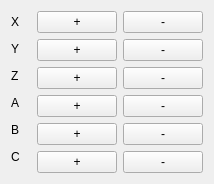
       <widget class="QWidget" name="ToolTab">
        <attribute name="title">
         <string>Tool</string>
        </attribute>
        <layout class="QHBoxLayout" name="horizontalLayout_5">
         <item>
          <layout class="QVBoxLayout" name="verticalLayout_15">
           <item>
            <widget class="QLabel" name="label_ToolX">
             <property name="sizePolicy">
              <sizepolicy hsizetype="Fixed" vsizetype="Fixed">
               <horstretch>0</horstretch>
               <verstretch>0</verstretch>
              </sizepolicy>
             </property>
             <property name="minimumSize">
              <size>
               <width>20</width>
               <height>20</height>
              </size>
             </property>
             <property name="maximumSize">
              <size>
               <width>20</width>
               <height>20</height>
              </size>
             </property>
             <property name="text">
              <string>X</string>
             </property>
            </widget>
           </item>
           <item>
            <widget class="QLabel" name="label_ToolY">
             <property name="sizePolicy">
              <sizepolicy hsizetype="Fixed" vsizetype="Fixed">
               <horstretch>0</horstretch>
               <verstretch>0</verstretch>
              </sizepolicy>
             </property>
             <property name="minimumSize">
              <size>
               <width>20</width>
               <height>20</height>
              </size>
             </property>
             <property name="maximumSize">
              <size>
               <width>20</width>
               <height>20</height>
              </size>
             </property>
             <property name="text">
              <string>Y</string>
             </property>
            </widget>
           </item>
           <item>
            <widget class="QLabel" name="label_ToolZ">
             <property name="sizePolicy">
              <sizepolicy hsizetype="Fixed" vsizetype="Fixed">
               <horstretch>0</horstretch>
               <verstretch>0</verstretch>
              </sizepolicy>
             </property>
             <property name="minimumSize">
              <size>
               <width>20</width>
               <height>20</height>
              </size>
             </property>
             <property name="maximumSize">
              <size>
               <width>20</width>
               <height>20</height>
              </size>
             </property>
             <property name="text">
              <string>Z</string>
             </property>
            </widget>
           </item>
           <item>
            <widget class="QLabel" name="label_ToolA">
             <property name="sizePolicy">
              <sizepolicy hsizetype="Fixed" vsizetype="Fixed">
               <horstretch>0</horstretch>
               <verstretch>0</verstretch>
              </sizepolicy>
             </property>
             <property name="minimumSize">
              <size>
               <width>20</width>
               <height>20</height>
              </size>
             </property>
             <property name="maximumSize">
              <size>
               <width>20</width>
               <height>20</height>
              </size>
             </property>
             <property name="text">
              <string>A</string>
             </property>
            </widget>
           </item>
           <item>
            <widget class="QLabel" name="label_ToolB">
             <property name="sizePolicy">
              <sizepolicy hsizetype="Fixed" vsizetype="Fixed">
               <horstretch>0</horstretch>
               <verstretch>0</verstretch>
              </sizepolicy>
             </property>
             <property name="minimumSize">
              <size>
               <width>20</width>
               <height>20</height>
              </size>
             </property>
             <property name="maximumSize">
              <size>
               <width>20</width>
               <height>20</height>
              </size>
             </property>
             <property name="text">
              <string>B</string>
             </property>
            </widget>
           </item>
           <item>
            <widget class="QLabel" name="label_ToolC">
             <property name="sizePolicy">
              <sizepolicy hsizetype="Fixed" vsizetype="Fixed">
               <horstretch>0</horstretch>
               <verstretch>0</verstretch>
              </sizepolicy>
             </property>
             <property name="minimumSize">
              <size>
               <width>20</width>
               <height>20</height>
              </size>
             </property>
             <property name="maximumSize">
              <size>
               <width>20</width>
               <height>20</height>
              </size>
             </property>
             <property name="text">
              <string>C</string>
             </property>
            </widget>
           </item>
          </layout>
         </item>
         <item>
          <layout class="QGridLayout" name="gridLayout_3">
           <item row="0" column="1">
            <widget class="QPushButton" name="PB_ToolX_minus">
             <property name="sizePolicy">
              <sizepolicy hsizetype="Fixed" vsizetype="Fixed">
               <horstretch>0</horstretch>
               <verstretch>0</verstretch>
              </sizepolicy>
             </property>
             <property name="minimumSize">
              <size>
               <width>0</width>
               <height>0</height>
              </size>
             </property>
             <property name="maximumSize">
              <size>
               <width>100</width>
               <height>16777215</height>
              </size>
             </property>
             <property name="text">
              <string>-</string>
             </property>
             <property name="autoRepeat">
              <bool>true</bool>
             </property>
            </widget>
           </item>
           <item row="4" column="0">
            <widget class="QPushButton" name="PB_ToolB_plus">
             <property name="sizePolicy">
              <sizepolicy hsizetype="Fixed" vsizetype="Fixed">
               <horstretch>0</horstretch>
               <verstretch>0</verstretch>
              </sizepolicy>
             </property>
             <property name="minimumSize">
              <size>
               <width>0</width>
               <height>20</height>
              </size>
             </property>
             <property name="maximumSize">
              <size>
               <width>100</width>
               <height>11111111</height>
              </size>
             </property>
             <property name="text">
              <string>+</string>
             </property>
             <property name="autoRepeat">
              <bool>true</bool>
             </property>
             <property name="autoRepeatDelay">
              <number>100</number>
             </property>
             <property name="autoRepeatInterval">
              <number>25</number>
             </property>
            </widget>
           </item>
           <item row="2" column="0">
            <widget class="QPushButton" name="PB_ToolZ_plus">
             <property name="sizePolicy">
              <sizepolicy hsizetype="Fixed" vsizetype="Fixed">
               <horstretch>0</horstretch>
               <verstretch>0</verstretch>
              </sizepolicy>
             </property>
             <property name="minimumSize">
              <size>
               <width>0</width>
               <height>0</height>
              </size>
             </property>
             <property name="maximumSize">
              <size>
               <width>100</width>
               <height>16777215</height>
              </size>
             </property>
             <property name="text">
              <string>+</string>
             </property>
             <property name="autoRepeat">
              <bool>true</bool>
             </property>
            </widget>
           </item>
           <item row="1" column="1">
            <widget class="QPushButton" name="PB_ToolY_minus">
             <property name="sizePolicy">
              <sizepolicy hsizetype="Fixed" vsizetype="Fixed">
               <horstretch>0</horstretch>
               <verstretch>0</verstretch>
              </sizepolicy>
             </property>
             <property name="minimumSize">
              <size>
               <width>0</width>
               <height>0</height>
              </size>
             </property>
             <property name="maximumSize">
              <size>
               <width>100</width>
               <height>16777215</height>
              </size>
             </property>
             <property name="text">
              <string>-</string>
             </property>
             <property name="autoRepeat">
              <bool>true</bool>
             </property>
            </widget>
           </item>
           <item row="5" column="1">
            <widget class="QPushButton" name="PB_ToolC_minus">
             <property name="sizePolicy">
              <sizepolicy hsizetype="Fixed" vsizetype="Fixed">
               <horstretch>0</horstretch>
               <verstretch>0</verstretch>
              </sizepolicy>
             </property>
             <property name="minimumSize">
              <size>
               <width>0</width>
               <height>0</height>
              </size>
             </property>
             <property name="maximumSize">
              <size>
               <width>100</width>
               <height>16777215</height>
              </size>
             </property>
             <property name="text">
              <string>-</string>
             </property>
             <property name="autoRepeat">
              <bool>true</bool>
             </property>
            </widget>
           </item>
           <item row="3" column="1">
            <widget class="QPushButton" name="PB_ToolA_minus">
             <property name="sizePolicy">
              <sizepolicy hsizetype="Fixed" vsizetype="Fixed">
               <horstretch>0</horstretch>
               <verstretch>0</verstretch>
              </sizepolicy>
             </property>
             <property name="minimumSize">
              <size>
               <width>0</width>
               <height>20</height>
              </size>
             </property>
             <property name="maximumSize">
              <size>
               <width>100</width>
               <height>16777215</height>
              </size>
             </property>
             <property name="text">
              <string>-</string>
             </property>
             <property name="autoRepeat">
              <bool>true</bool>
             </property>
             <property name="autoRepeatDelay">
              <number>100</number>
             </property>
             <property name="autoRepeatInterval">
              <number>25</number>
             </property>
            </widget>
           </item>
           <item row="4" column="1">
            <widget class="QPushButton" name="PB_ToolB_minus">
             <property name="sizePolicy">
              <sizepolicy hsizetype="Fixed" vsizetype="Fixed">
               <horstretch>0</horstretch>
               <verstretch>0</verstretch>
              </sizepolicy>
             </property>
             <property name="minimumSize">
              <size>
               <width>0</width>
               <height>20</height>
              </size>
             </property>
             <property name="maximumSize">
              <size>
               <width>100</width>
               <height>16777215</height>
              </size>
             </property>
             <property name="text">
              <string>-</string>
             </property>
             <property name="autoRepeat">
              <bool>true</bool>
             </property>
             <property name="autoRepeatDelay">
              <number>100</number>
             </property>
             <property name="autoRepeatInterval">
              <number>25</number>
             </property>
            </widget>
           </item>
           <item row="1" column="0">
            <widget class="QPushButton" name="PB_ToolY_plus">
             <property name="sizePolicy">
              <sizepolicy hsizetype="Fixed" vsizetype="Fixed">
               <horstretch>0</horstretch>
               <verstretch>0</verstretch>
              </sizepolicy>
             </property>
             <property name="minimumSize">
              <size>
               <width>0</width>
               <height>0</height>
              </size>
             </property>
             <property name="maximumSize">
              <size>
               <width>100</width>
               <height>16777215</height>
              </size>
             </property>
             <property name="text">
              <string>+</string>
             </property>
             <property name="autoRepeat">
              <bool>true</bool>
             </property>
            </widget>
           </item>
           <item row="5" column="0">
            <widget class="QPushButton" name="PB_ToolC_plus">
             <property name="sizePolicy">
              <sizepolicy hsizetype="Fixed" vsizetype="Fixed">
               <horstretch>0</horstretch>
               <verstretch>0</verstretch>
              </sizepolicy>
             </property>
             <property name="minimumSize">
              <size>
               <width>0</width>
               <height>0</height>
              </size>
             </property>
             <property name="maximumSize">
              <size>
               <width>100</width>
               <height>16777215</height>
              </size>
             </property>
             <property name="text">
              <string>+</string>
             </property>
             <property name="autoRepeat">
              <bool>true</bool>
             </property>
            </widget>
           </item>
           <item row="2" column="1">
            <widget class="QPushButton" name="PB_ToolZ_minus">
             <property name="sizePolicy">
              <sizepolicy hsizetype="Fixed" vsizetype="Fixed">
               <horstretch>0</horstretch>
               <verstretch>0</verstretch>
              </sizepolicy>
             </property>
             <property name="minimumSize">
              <size>
               <width>0</width>
               <height>0</height>
              </size>
             </property>
             <property name="maximumSize">
              <size>
               <width>100</width>
               <height>16777215</height>
              </size>
             </property>
             <property name="text">
              <string>-</string>
             </property>
             <property name="autoRepeat">
              <bool>true</bool>
             </property>
            </widget>
           </item>
           <item row="3" column="0">
            <widget class="QPushButton" name="PB_ToolA_plus">
             <property name="sizePolicy">
              <sizepolicy hsizetype="Expanding" vsizetype="Fixed">
               <horstretch>0</horstretch>
               <verstretch>0</verstretch>
              </sizepolicy>
             </property>
             <property name="minimumSize">
              <size>
               <width>0</width>
               <height>20</height>
              </size>
             </property>
             <property name="maximumSize">
              <size>
               <width>100</width>
               <height>16777215</height>
              </size>
             </property>
             <property name="text">
              <string>+</string>
             </property>
             <property name="autoRepeat">
              <bool>true</bool>
             </property>
             <property name="autoRepeatDelay">
              <number>100</number>
             </property>
             <property name="autoRepeatInterval">
              <number>25</number>
             </property>
            </widget>
           </item>
           <item row="0" column="0">
            <widget class="QPushButton" name="PB_ToolX_plus">
             <property name="sizePolicy">
              <sizepolicy hsizetype="Fixed" vsizetype="Fixed">
               <horstretch>0</horstretch>
               <verstretch>0</verstretch>
              </sizepolicy>
             </property>
             <property name="minimumSize">
              <size>
               <width>0</width>
               <height>0</height>
              </size>
             </property>
             <property name="maximumSize">
              <size>
               <width>100</width>
               <height>16777215</height>
              </size>
             </property>
             <property name="text">
              <string>+</string>
             </property>
             <property name="autoRepeat">
              <bool>true</bool>
             </property>
            </widget>
           </item>
          </layout>
         </item>
        </layout>
       </widget>
